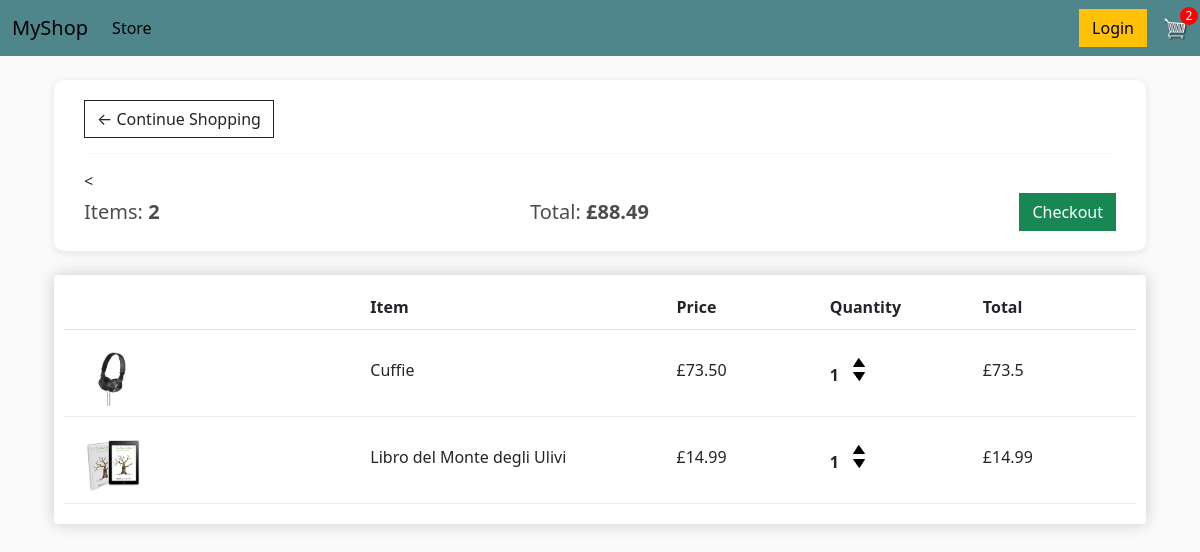
The page /cart/ (signed in) on the database as committed earlier.
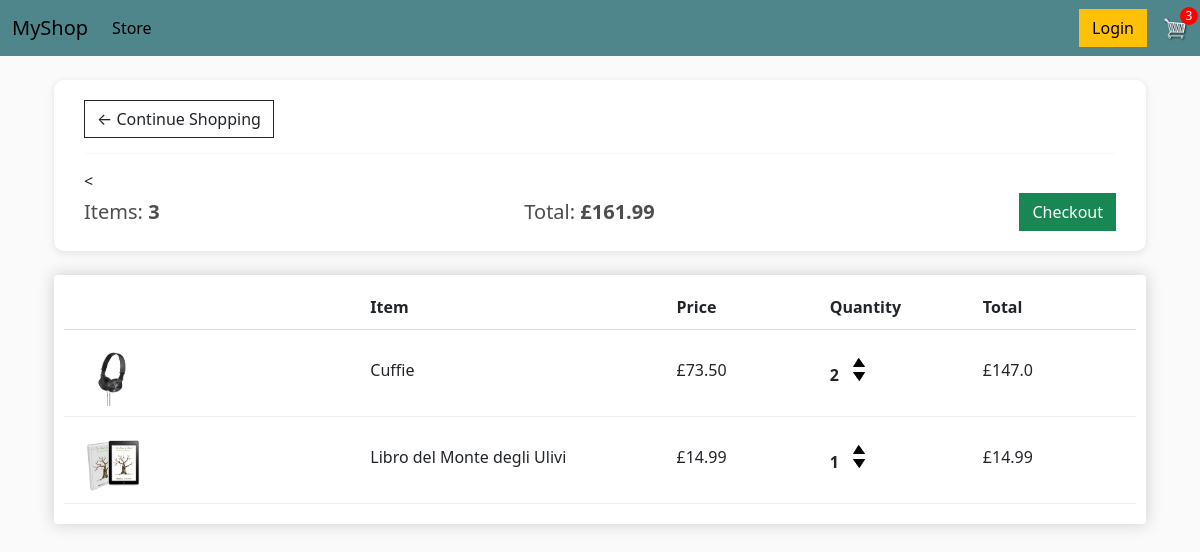
The same page on the database as committed later.
### store/models.py (models this page shows, shortened)
class Order(models.Model):
	customer = models.ForeignKey(Customer, on_delete=models.SET_NULL, null=True, blank=True)
	date_ordered = models.DateTimeField(auto_now_add=True)
	complete = models.BooleanField(default=False)
	transaction_id = models.CharField(max_length=100, null=True)
	@property
	def get_cart_total(self):
		orderitems = self.orderitem_set.all()
		total = sum([item.get_total for item in orderitems])
		return total
	@property
	def get_cart_items(self):
		orderitems = self.orderitem_set.all()
		total = sum([item.quantity for item in orderitems])
		return total

class OrderItem(models.Model):
	product = models.ForeignKey(Product, on_delete=models.SET_NULL, null=True)
	order = models.ForeignKey(Order, on_delete=models.SET_NULL, null=True)
	quantity = models.IntegerField(default=0, null=True, blank=True)
	date_added = models.DateTimeField(auto_now_add=True)
	@property
	def get_total(self):
		return self.product.price * self.quantity

class Product(models.Model):
	name = models.CharField(max_length=200)
	price = models.FloatField()
	digital = models.BooleanField(default=False, null=True, blank=True)
	image = models.ImageField(null=True, blank=True)
	@property
	def imageURL(self):
		try:
			url = url = '/static/images/' + str(self.image).split('/')[-1]
		except Exception:
			url = ''
		return url

### store/views.py (the view)
# urls.py: path('cart/', views.cart, name="cart"),
def cart(request):
    data = cartData(request)
    items = data['items']
    order = data['order']
    cartItems = data['cartItems']
    context = {'items': items, 'order': order, 'cartItems': cartItems}
    return render(request, 'store/cart.html', context)

### store/utils.py (called while the page is built)
def cartData(request):
    if request.user.is_authenticated:
        customer = request.user.customer
        order, created = Order.objects.get_or_create(customer=customer, complete=False)
        items = order.orderitem_set.all()
        cartItems = order.get_cart_items
    else:
        cookieData = cookieCart(request)
        items = cookieData['items']
        order = cookieData['order']
        cartItems = cookieData['cartItems']
    return {'items': items, 'order': order, 'cartItems': cartItems}

### store/templates/store/cart.html (shortened to what this page needs)
{% extends 'store/main.html' %}
{% load static %}
{% block content %}
<div class="container">
    <div class="box-element" style="
        width: 100%;
        box-sizing: border-box;
        padding: 20px 30px;
        border-radius: 10px;
        box-shadow: 0 2px 8px rgba(0, 0, 0, 0.1);
        background-color: #fff;
    ">
        <div style="display: flex; justify-content: flex-start;">
            <a class="btn btn-outline-dark" href="{% url 'store' %}">
                &#x2190; Continue Shopping
            </a>
        </div>
        <hr style="
            margin: 15px 0;
            border: none;
            border-top: 1px solid #e0e0e0;
        ">
        <
        <div style="
            display: flex;
            justify-content: space-between;
            align-items: center;
            flex-wrap: wrap;
        ">
            <div>
                <h5 style="margin: 0;">Items: <strong>{{ order.get_cart_items }}</strong></h5>
            </div>
            <div style="text-align: center;">
                <h5 style="margin: 0;">Total: <strong>£{{ order.get_cart_total|floatformat:2 }}</strong></h5>
            </div>
            <div>
                <a class="btn btn-success" href="{% url 'checkout' %}">
                    Checkout
                </a>
            </div>
        </div>
    </div>
    <br>
    <div class="box-element" style="width: 100%; box-sizing: border-box;">
        <div class="cart-row" style="border-bottom: 1px solid #ddd; padding: 10px 0;">
            <div style="flex:2"></div>
            <div style="flex:2"><strong>Item</strong></div>
            <div style="flex:1"><strong>Price</strong></div>
            <div style="flex:1"><strong>Quantity</strong></div>
            <div style="flex:1"><strong>Total</strong></div>
        </div>
        {% for item in items %}
        <div class="cart-row" style="align-items: center; padding: 10px 0;">
            <div style="flex:2">
                <img class="row-image" src="{{ item.product.imageURL }}" style="width: 100px;">
            </div>
            <div style="flex:2">
                <p>{{ item.product.name }}</p>
            </div>
            <div style="flex:1">
                <p>£{{ item.product.price|floatformat:2}}</p>
            </div>
            <div style="flex:1">
                <p class="quantity">{{ item.quantity }} </p>
                <div class="quantity">
                    <img data-product="{{item.product.id}}" data-action="add" class="chg-quantity update-cart" src="{% static  'images/arrow-up.png' %}" style="cursor: pointer;">
                    <img data-product="{{item.product.id}}" data-action="remove" class="chg-quantity update-cart" src="{% static  'images/arrow-down.png' %}" style="cursor: pointer;">
                </div>
            </div>
            <div style="flex:1">
                <p>£{{ item.get_total}}</p>
            </div>
        </div>
        {% endfor %}
    </div>
</div>
{% endblock content %}

### store/templates/store/main.html (shortened to what this page needs)
<!DOCTYPE html>
{% load static %}
<html lang="en">
<head>
    <link href="https://cdn.jsdelivr.net/npm/bootstrap@5.3.6/dist/css/bootstrap.min.css"
      rel="stylesheet"
>
        <link rel="stylesheet" type="text/css" href="{% static 'css/main.css' %}">
</head>
<body>
<nav class="navbar navbar-expand-lg navbar-purple bg-dark">
  <div class="container-fluid">
    <a class="navbar-brand" href="{% url 'store' %}">MyShop</a>
    <div class="collapse navbar-collapse" id="navbarSupportedContent">
      <ul class="navbar-nav me-auto mb-2 mb-lg-0">
        <li class="nav-item">
          <a class="nav-link active" aria-current="page" href="{% url 'store' %}">Store</a>
        </li>
      </ul>
      <div class="d-flex align-items-center">
        <a href="#" class="btn btn-warning me-3">Login</a>
        <div id="cart-container" class="position-relative">
          <a href="{% url 'cart' %}">
            <img id="cart-icon" src="{% static 'images/cart.png' %}" alt="Cart">
            <span id="cart-total">{{ cartItems}}</span>
          </a>
        </div>
      </div>
    </div>
  </div>
</nav>
 <div class="container mt-4">
    {% block content %}
    {% endblock content %}
</div>
</body>
</html>

### static/css/main.css (style rules this page uses)
body { background-color: hsl(0, 0%, 98%); }
h1, h2, h3, h4, h5, h6 { color: hsl(0, 0%, 30%); }
.box-element { box-shadow: hsl(0, 0%, 80%) 0 0 16px; background-color: #fff; border-radius: 4px; padding: 10px; }
.bg-dark { background-color: #4f868c !important; }
#cart-container { position: relative; display: inline-block; }
#cart-icon { width: 25px; display: inline-block; }
#cart-total { position: absolute; top: -8px; right: -10px; background-color: red; color: #fff; width: 18px; height: 18px; border-radius: 50%; font-size: 12px; display: flex; align-items: center; justify-content: center; }
.btn { border-radius: 0; }
.row-image { width: 100px; }
.cart-row { display: flex; align-items: stretch; padding-bottom: 10px; margin-bottom: 10px; border-bottom: 1px solid #ececec; }
.quantity { display: inline-block; font-weight: 700; padding-right: 10px; }
.chg-quantity { width: 12px; cursor: pointer; display: block; margin-top: 5px; transition: .1s; }

Rows that differ between the two databases and show on the page:
changed through a linked row, Order: get_cart_items "2" → "3"; get_cart_total "88.49" → "161.99"
changed OrderItem "Cuffie": quantity "1" → "2"; get_total "73.5" → "147.0"
Other text that changed with them:
{{ cartItems }}: "2" → "3"
